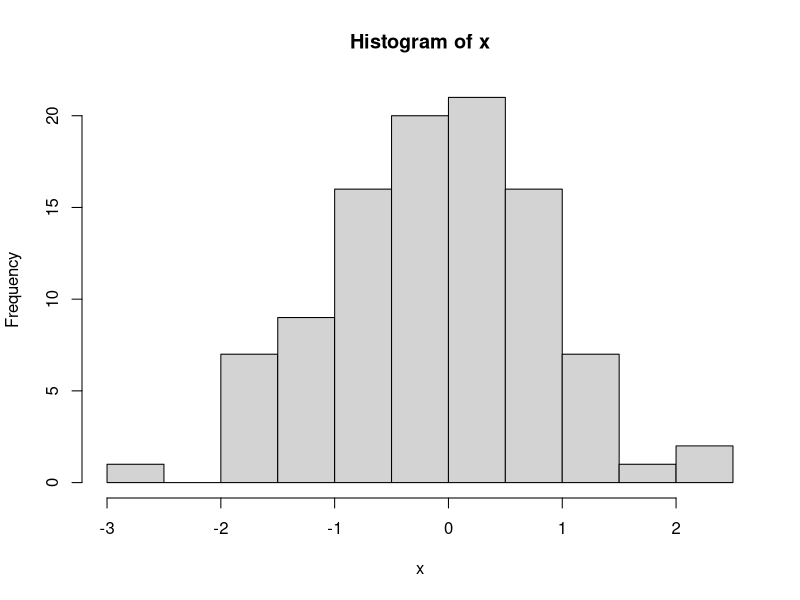
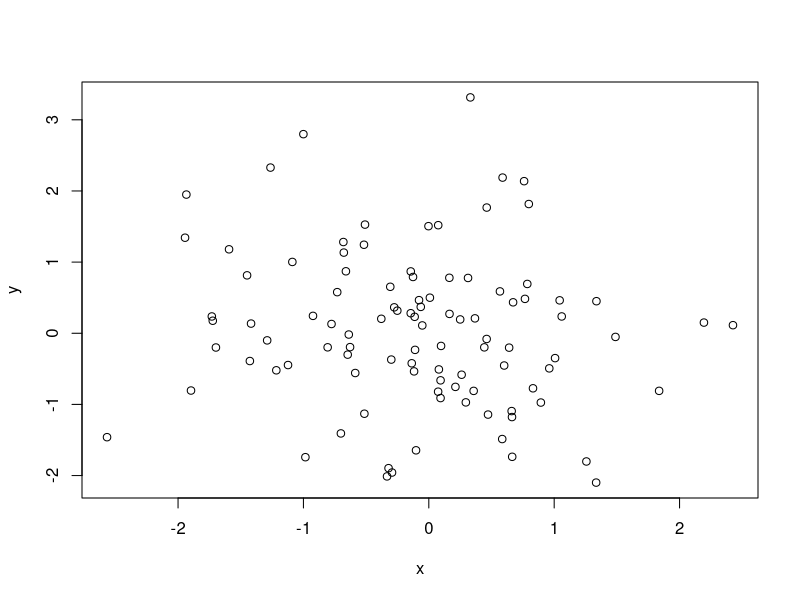
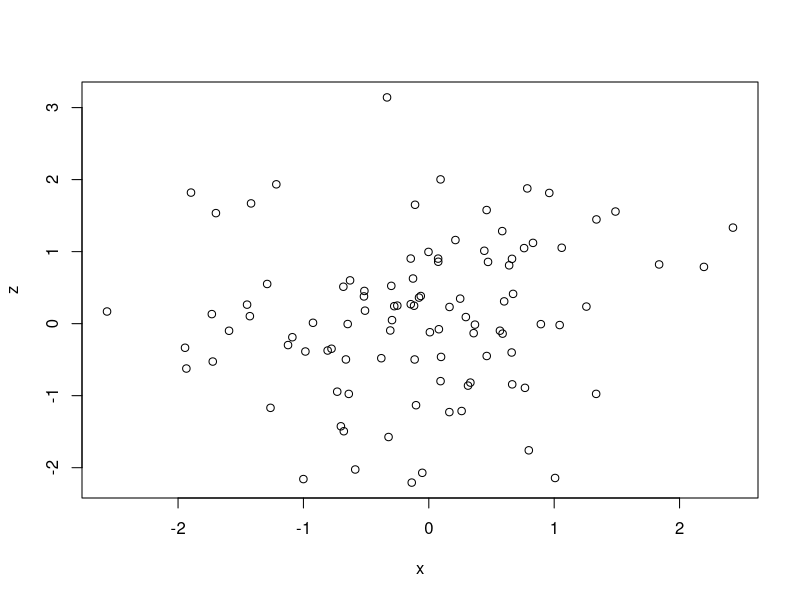
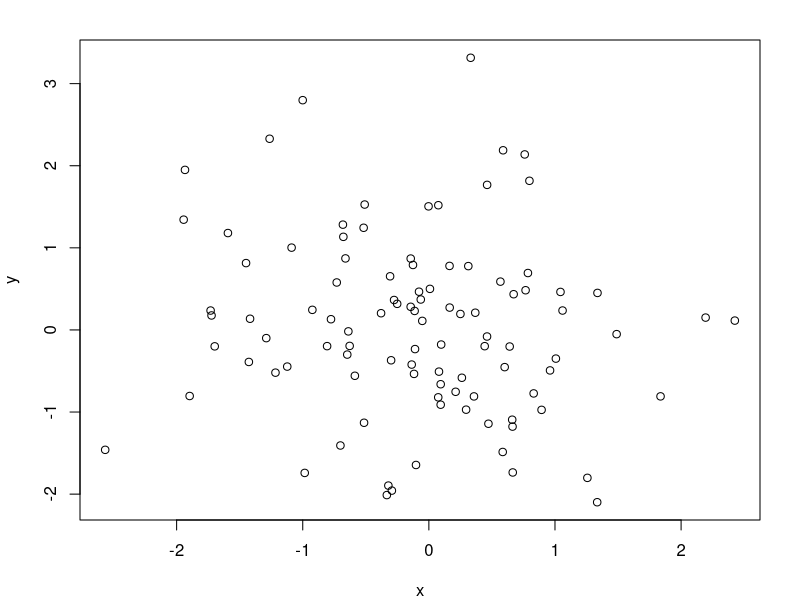
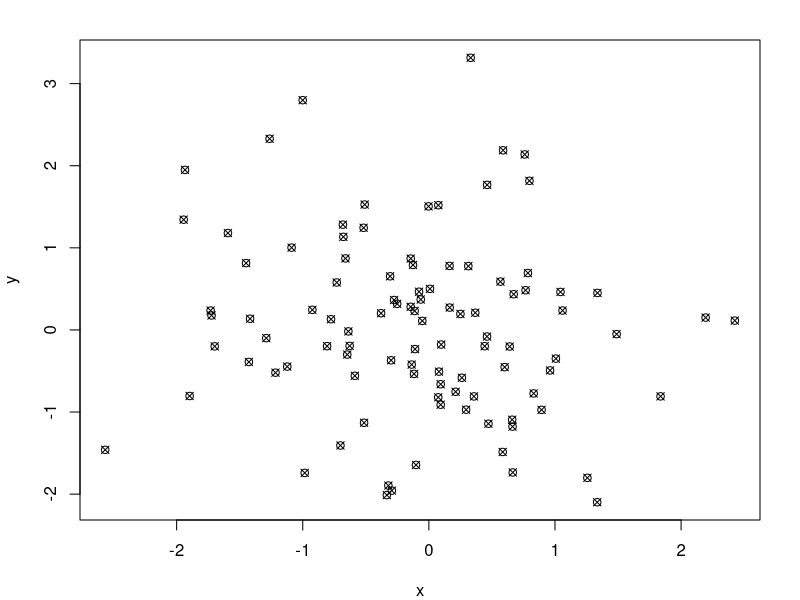
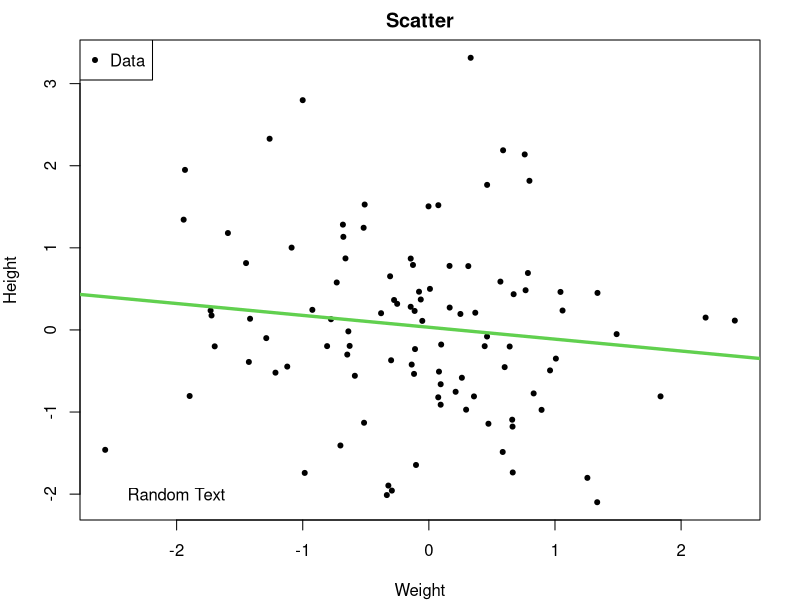
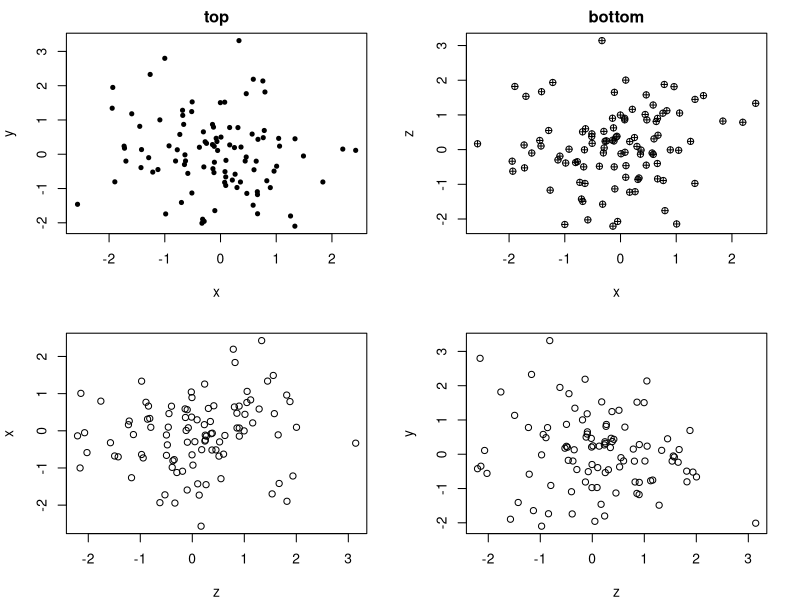
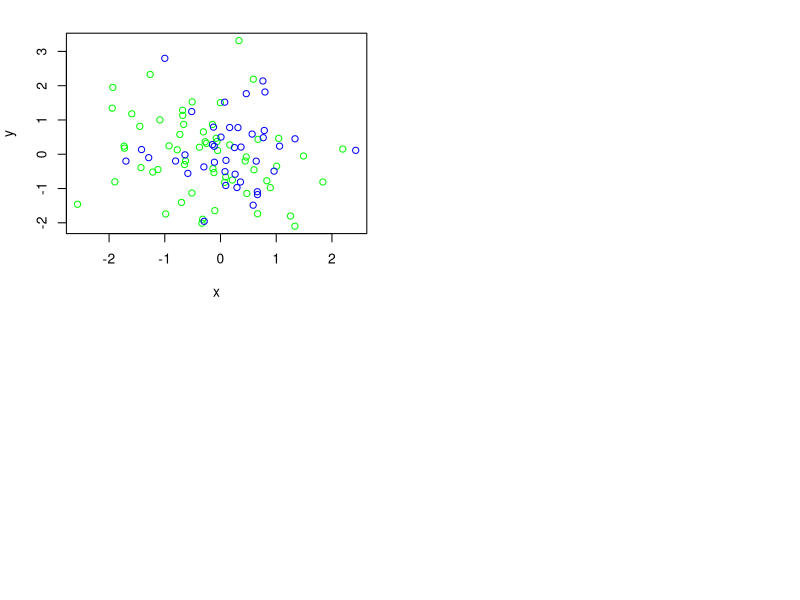

Write R code to recreate these figures, in order.
x <- rnorm(100)
hist(x)
y <- rnorm(100)
plot(x,y)
z <- rnorm(100)
plot(x,z)

#Changing the default margin
par(mar = c(4,4,2,2))
plot(x,y)

#Changing the symbol
plot(x,y, pch = 13)
#If you run 'example(points)' you can see all the options
#With text and other stuff
plot(x,y, pch = 20, xlab = "Weight", ylab = "Height", main = "Scatter")
text(-2,-2, "Random Text")
legend("topleft", legend = "Data", pch = 20)
fit <- lm(y~x)
abline(fit, lwd = 3.25, col = 3)

#Multiple Plots, using the mfrow
par(mfrow = c(2,2))
plot(x,y, pch = 20, main = "top")
plot(x,z, pch = 10, main = "bottom")
plot(z,x)
plot(z,y)

#annotating things
g <- gl(2,20, labels = c("Male", "Female"))
str(g)
plot(x,y, type = "n")
points(x[g == "Male"], y[g == "Male"], col = "green")
points(x[g == "Female"], y[g == "Female"], col = "blue")